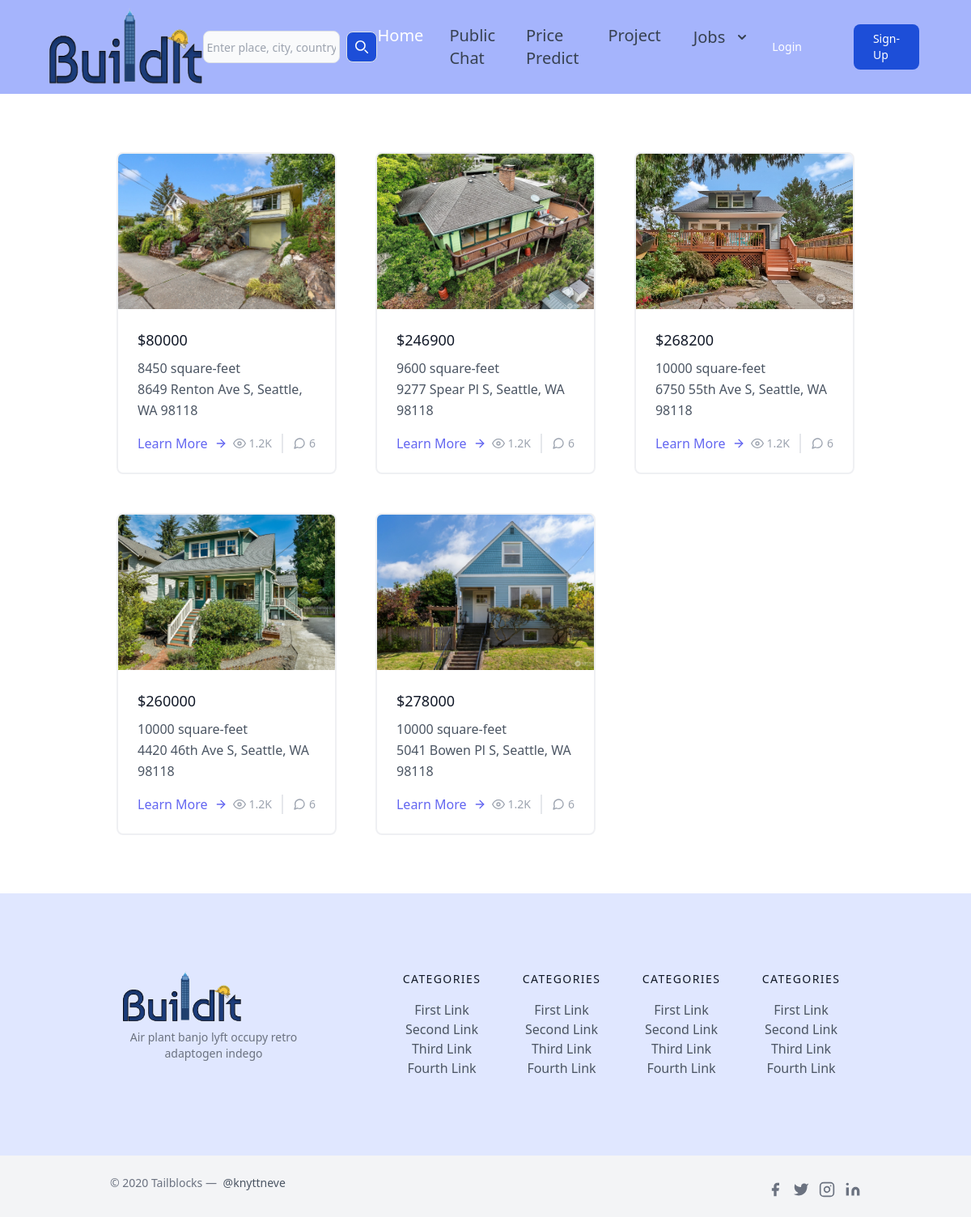
The app's page /search/ with its own data.
### posts/models.py (models this page shows, shortened)
class Post(models.Model):
    post_pic1 = models.FileField(default='empty.jpg',null=True,blank=True,upload_to='post-pic1/')
    post_pic2 = models.FileField(default='empty.jpg',null=True,blank=True,upload_to='post-pic2/')
    post_pic3 = models.FileField(default='empty.jpg',null=True,blank=True,upload_to='post-pic3/')
    post_pic4 = models.FileField(default='empty.jpg',null=True,blank=True,upload_to='post-pic4/')
    post_pic5 = models.FileField(default='empty.jpg',null=True,blank=True,upload_to='post-pic5/')
    post_pic6 = models.FileField(default='empty.jpg',null=True,blank=True,upload_to='post-pic6/')
    address = models.CharField(max_length=100,default='')
    price = models.IntegerField(default=0)
    use_for = models.IntegerField(default=0)
    map = models.CharField(max_length=400, default='')
    MSZoning = models.CharField(max_length=50, default='')
    LotFrontage = models.IntegerField(default=0)
    LotArea = models.IntegerField(default=0)
    BldgType = models.CharField(max_length=50, default='')
    OverallQual = models.CharField(max_length=50, default='')
    OverallCond = models.CharField(max_length=50, default='')
    YearBuilt = models.IntegerField(default=0)
    RoofStyle = models.CharField(max_length=50, default='')
    RoofMatl = models.CharField(max_length=50, default='')
    Exterior1st = models.CharField(max_length=50, default='')
    Exterior2nd = models.CharField(max_length=50, default='')
    ExterQual = models.CharField(max_length=50, default='')
    ExterCond = models.CharField(max_length=50, default='')
    Foundation = models.CharField(max_length=50, default='')
    BsmtQual = models.CharField(max_length=50, default='')
    BsmtCond = models.CharField(max_length=50, default='')
    TotalBsmtSF = models.IntegerField(default=0)
    CentralAir = models.CharField(max_length=50, default='')
    FirstFlrSF = models.IntegerField(default=0)
    SecondFlrSF = models.IntegerField(default=0)
    GrLivArea = models.IntegerField(default=0)
    KitchenQual = models.CharField(max_length=50, default='')
    TotRmsAbvGrd = models.IntegerField(default=0)
    GarageType = models.CharField(max_length=50, default='')
    GarageCars = models.IntegerField(default=0)
    GarageArea = models.IntegerField(default=0)
    GarageQual = models.CharField(max_length=50, default='')
    GarageCond = models.CharField(max_length=50, default='')
    PoolArea = models.IntegerField(default=0)
    MiscVal = models.IntegerField(default=0)
    SaleType = models.CharField(max_length=50,default='')
    SaleCondition = models.CharField(max_length=50, default='')
    date_posted = models.DateTimeField(default=timezone.now)
    author = models.ForeignKey(User, on_delete=models.CASCADE)

### posts/views.py (the view)
# urls.py: path('search/', PostSearchView.as_view(), name='post_search'),
class PostSearchView(ListView):
    model = Post
    template_name = 'posts/post_search_results.html'
    context_object_name = 'posts'
    def get_queryset(self):
        queryset = Post.objects.all()
        form = PostSearchForm(self.request.GET or None)
        if form.is_valid():
            address = form.cleaned_data.get('address')
            if address:
                queryset = queryset.filter(address__icontains=address)
        return queryset
    def get_context_data(self, **kwargs):
        context = super().get_context_data(**kwargs)
        context['form_x'] = PostSearchForm(self.request.GET)
        return context

### posts/templates/posts/post_search_results.html (shortened to what this page needs)
{% extends 'posts/base.html' %}
{% block content %}
<section class="text-gray-600 body-font">
  <div class="container px-5 py-16 mx-auto">
    <div class="flex flex-wrap -m-4">
      {%   for post in posts %}
      <div class="p-4 md:w-1/3">
        <div class="h-full border-2 border-gray-200 border-opacity-60 rounded-lg overflow-hidden">
          <img class="lg:h-48 md:h-36 w-full object-cover object-center" src="{{ post.post_pic1.url }}" alt="blog">
          <div class="p-6">
            <h1 class="title-font text-lg font-medium text-gray-900 mb-2 font-bold">${{ post.price }}</h1>
              <p class="leading-relaxed ">{{ post.LotArea }} square-feet</p>
              <p class="leading-relaxed mb-3">{{ post.address }}</p>
            <div class="flex items-center flex-wrap ">
              <a class="text-indigo-500 inline-flex items-center md:mb-2 lg:mb-0" href="{% url 'post-detail' post.id %}">Learn More
                <svg class="w-4 h-4 ml-2" viewBox="0 0 24 24" stroke="currentColor" stroke-width="2" fill="none" stroke-linecap="round" stroke-linejoin="round">
                  <path d="M5 12h14"></path>
                  <path d="M12 5l7 7-7 7"></path>
                </svg>
              </a>
              <span class="text-gray-400 mr-3 inline-flex items-center lg:ml-auto md:ml-0 ml-auto leading-none text-sm pr-3 py-1 border-r-2 border-gray-200">
                <svg class="w-4 h-4 mr-1" stroke="currentColor" stroke-width="2" fill="none" stroke-linecap="round" stroke-linejoin="round" viewBox="0 0 24 24">
                  <path d="M1 12s4-8 11-8 11 8 11 8-4 8-11 8-11-8-11-8z"></path>
                  <circle cx="12" cy="12" r="3"></circle>
                </svg>1.2K
              </span>
              <span class="text-gray-400 inline-flex items-center leading-none text-sm">
                6
              </span>
            </div>
          </div>
        </div>
      </div>
      {% endfor %}
    </div>
  </div>
</section>
{% endblock %}

### records on screen
Post: post_pic1 (picture), price "80000", LotArea "8450", address "8649 Renton Ave S, Seattle, WA 98118"
Post: post_pic1 (picture), price "246900", LotArea "9600", address "9277 Spear Pl S, Seattle, WA 98118"
Post: post_pic1 (picture), price "268200", LotArea "10000", address "6750 55th Ave S, Seattle, WA 98118"
Post: post_pic1 (picture), price "260000", LotArea "10000", address "4420 46th Ave S, Seattle, WA 98118"
Post: post_pic1 (picture), price "278000", LotArea "10000", address "5041 Bowen Pl S, Seattle, WA 98118"
